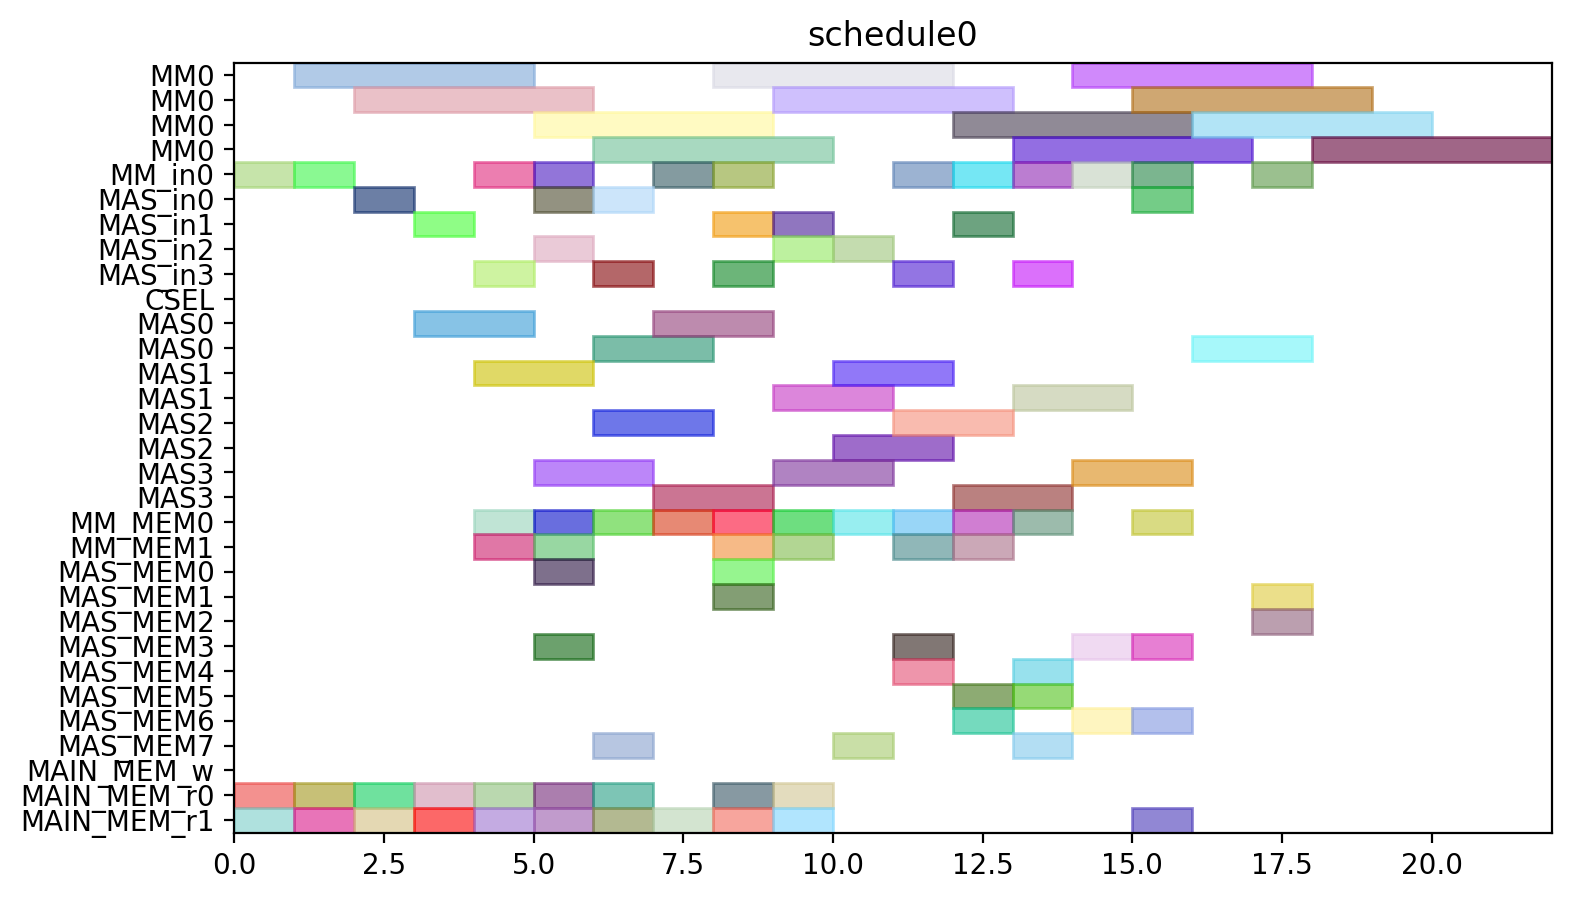

Python code for this plot:
from pyschedule import Scenario, solvers, plotters, alt


def solve():
	horizon = 120
	S = Scenario("schedule0", horizon=horizon)

	# resource
	MM = S.Resources('MM', num=1, size=4)
	MM_in = S.Resources('MM_in', num=1)
	MAS_in = S.Resources('MAS_in', num=4)
	CSEL = S.Resource('CSEL')
	MAS = S.Resources('MAS', num=4, size=2, periods=range(1, horizon))
	MM_MEM = S.Resources('MM_MEM', num=2)
	MAS_MEM = S.Resources('MAS_MEM', num=8)
	MAIN_MEM_w = S.Resource('MAIN_MEM_w', size=1)
	MAIN_MEM_r = S.Resources('MAIN_MEM_r', num=2)

	# result of previous scheduling

	# new tasks
	t0 = S.Task('t0', length=4, delay_cost=1)
	t0 += alt(MM)
	t0_in = S.Task('t0_in', length=1, delay_cost=1)
	t0_in += alt(MM_in)
	S += t0_in*MM_in[0]<=t0*MM[0]
	t0_mem0 = S.Task('t0_mem0', length=1, delay_cost=1)
	t0_mem0 += MAIN_MEM_r[0]
	S += t0_mem0 <= t0

	t0_mem1 = S.Task('t0_mem1', length=1, delay_cost=1)
	t0_mem1 += MAIN_MEM_r[1]
	S += t0_mem1 <= t0

	t1 = S.Task('t1', length=4, delay_cost=1)
	t1 += alt(MM)
	t1_in = S.Task('t1_in', length=1, delay_cost=1)
	t1_in += alt(MM_in)
	S += t1_in*MM_in[0]<=t1*MM[0]
	t1_mem0 = S.Task('t1_mem0', length=1, delay_cost=1)
	t1_mem0 += MAIN_MEM_r[0]
	S += t1_mem0 <= t1

	t1_mem1 = S.Task('t1_mem1', length=1, delay_cost=1)
	t1_mem1 += MAIN_MEM_r[1]
	S += t1_mem1 <= t1

	t2 = S.Task('t2', length=4, delay_cost=1)
	t2 += alt(MM)
	t2_in = S.Task('t2_in', length=1, delay_cost=1)
	t2_in += alt(MM_in)
	S += t2_in*MM_in[0]<=t2*MM[0]
	t2_mem0 = S.Task('t2_mem0', length=1, delay_cost=1)
	t2_mem0 += MAIN_MEM_r[0]
	S += t2_mem0 <= t2

	t2_mem1 = S.Task('t2_mem1', length=1, delay_cost=1)
	t2_mem1 += MAIN_MEM_r[1]
	S += t2_mem1 <= t2

	t3 = S.Task('t3', length=2, delay_cost=1)
	t3 += alt(MAS)
	t3_in = S.Task('t3_in', length=1, delay_cost=1)
	t3_in += alt(MAS_in)
	S += t3_in*MAS_in[0]<=t3*MAS[0]

	S += t3_in*MAS_in[1]<=t3*MAS[1]

	S += t3_in*MAS_in[2]<=t3*MAS[2]

	S += t3_in*MAS_in[3]<=t3*MAS[3]

	t3_mem0 = S.Task('t3_mem0', length=1, delay_cost=1)
	t3_mem0 += MAIN_MEM_r[0]
	S += t3_mem0 <= t3

	t3_mem1 = S.Task('t3_mem1', length=1, delay_cost=1)
	t3_mem1 += MAIN_MEM_r[1]
	S += t3_mem1 <= t3

	t4 = S.Task('t4', length=2, delay_cost=1)
	t4 += alt(MAS)
	t4_in = S.Task('t4_in', length=1, delay_cost=1)
	t4_in += alt(MAS_in)
	S += t4_in*MAS_in[0]<=t4*MAS[0]

	S += t4_in*MAS_in[1]<=t4*MAS[1]

	S += t4_in*MAS_in[2]<=t4*MAS[2]

	S += t4_in*MAS_in[3]<=t4*MAS[3]

	t4_mem0 = S.Task('t4_mem0', length=1, delay_cost=1)
	t4_mem0 += MAIN_MEM_r[0]
	S += t4_mem0 <= t4

	t4_mem1 = S.Task('t4_mem1', length=1, delay_cost=1)
	t4_mem1 += MAIN_MEM_r[1]
	S += t4_mem1 <= t4

	t8 = S.Task('t8', length=2, delay_cost=1)
	t8 += alt(MAS)
	t8_in = S.Task('t8_in', length=1, delay_cost=1)
	t8_in += alt(MAS_in)
	S += t8_in*MAS_in[0]<=t8*MAS[0]

	S += t8_in*MAS_in[1]<=t8*MAS[1]

	S += t8_in*MAS_in[2]<=t8*MAS[2]

	S += t8_in*MAS_in[3]<=t8*MAS[3]

	t8_mem0 = S.Task('t8_mem0', length=1, delay_cost=1)
	t8_mem0 += MAIN_MEM_r[0]
	S += t8_mem0 <= t8

	t8_mem1 = S.Task('t8_mem1', length=1, delay_cost=1)
	t8_mem1 += MAIN_MEM_r[1]
	S += t8_mem1 <= t8

	t9 = S.Task('t9', length=2, delay_cost=1)
	t9 += alt(MAS)
	t9_in = S.Task('t9_in', length=1, delay_cost=1)
	t9_in += alt(MAS_in)
	S += t9_in*MAS_in[0]<=t9*MAS[0]

	S += t9_in*MAS_in[1]<=t9*MAS[1]

	S += t9_in*MAS_in[2]<=t9*MAS[2]

	S += t9_in*MAS_in[3]<=t9*MAS[3]

	t9_mem0 = S.Task('t9_mem0', length=1, delay_cost=1)
	t9_mem0 += MAIN_MEM_r[0]
	S += t9_mem0 <= t9

	t9_mem1 = S.Task('t9_mem1', length=1, delay_cost=1)
	t9_mem1 += MAIN_MEM_r[1]
	S += t9_mem1 <= t9

	t13 = S.Task('t13', length=2, delay_cost=1)
	t13 += alt(MAS)
	t13_in = S.Task('t13_in', length=1, delay_cost=1)
	t13_in += alt(MAS_in)
	S += t13_in*MAS_in[0]<=t13*MAS[0]

	S += t13_in*MAS_in[1]<=t13*MAS[1]

	S += t13_in*MAS_in[2]<=t13*MAS[2]

	S += t13_in*MAS_in[3]<=t13*MAS[3]

	t13_mem0 = S.Task('t13_mem0', length=1, delay_cost=1)
	t13_mem0 += MAIN_MEM_r[0]
	S += t13_mem0 <= t13

	t13_mem1 = S.Task('t13_mem1', length=1, delay_cost=1)
	t13_mem1 += MAIN_MEM_r[1]
	S += t13_mem1 <= t13

	t14 = S.Task('t14', length=2, delay_cost=1)
	t14 += alt(MAS)
	t14_in = S.Task('t14_in', length=1, delay_cost=1)
	t14_in += alt(MAS_in)
	S += t14_in*MAS_in[0]<=t14*MAS[0]

	S += t14_in*MAS_in[1]<=t14*MAS[1]

	S += t14_in*MAS_in[2]<=t14*MAS[2]

	S += t14_in*MAS_in[3]<=t14*MAS[3]

	t14_mem0 = S.Task('t14_mem0', length=1, delay_cost=1)
	t14_mem0 += MAIN_MEM_r[0]
	S += t14_mem0 <= t14

	t14_mem1 = S.Task('t14_mem1', length=1, delay_cost=1)
	t14_mem1 += MAIN_MEM_r[1]
	S += t14_mem1 <= t14

	t5 = S.Task('t5', length=4, delay_cost=1)
	t5 += alt(MM)
	t5_in = S.Task('t5_in', length=1, delay_cost=1)
	t5_in += alt(MM_in)
	S += t5_in*MM_in[0]<=t5*MM[0]
	t5_mem0 = S.Task('t5_mem0', length=1, delay_cost=1)
	t5_mem0 += alt(MAS_MEM)
	S += (t3*MAS[0])-1 < t5_mem0*MAS_MEM[0]
	S += (t3*MAS[1])-1 < t5_mem0*MAS_MEM[2]
	S += (t3*MAS[2])-1 < t5_mem0*MAS_MEM[4]
	S += (t3*MAS[3])-1 < t5_mem0*MAS_MEM[6]
	S += t5_mem0 <= t5

	t5_mem1 = S.Task('t5_mem1', length=1, delay_cost=1)
	t5_mem1 += alt(MAS_MEM)
	S += (t4*MAS[0])-1 < t5_mem1*MAS_MEM[1]
	S += (t4*MAS[1])-1 < t5_mem1*MAS_MEM[3]
	S += (t4*MAS[2])-1 < t5_mem1*MAS_MEM[5]
	S += (t4*MAS[3])-1 < t5_mem1*MAS_MEM[7]
	S += t5_mem1 <= t5

	t6 = S.Task('t6', length=2, delay_cost=1)
	t6 += alt(MAS)
	t6_in = S.Task('t6_in', length=1, delay_cost=1)
	t6_in += alt(MAS_in)
	S += t6_in*MAS_in[0]<=t6*MAS[0]

	S += t6_in*MAS_in[1]<=t6*MAS[1]

	S += t6_in*MAS_in[2]<=t6*MAS[2]

	S += t6_in*MAS_in[3]<=t6*MAS[3]

	t6_mem0 = S.Task('t6_mem0', length=1, delay_cost=1)
	t6_mem0 += alt(MM_MEM)
	S += (t0*MM[0])-1 < t6_mem0*MM_MEM[0]
	S += t6_mem0 <= t6

	t6_mem1 = S.Task('t6_mem1', length=1, delay_cost=1)
	t6_mem1 += alt(MM_MEM)
	S += (t1*MM[0])-1 < t6_mem1*MM_MEM[1]
	S += t6_mem1 <= t6

	t10 = S.Task('t10', length=4, delay_cost=1)
	t10 += alt(MM)
	t10_in = S.Task('t10_in', length=1, delay_cost=1)
	t10_in += alt(MM_in)
	S += t10_in*MM_in[0]<=t10*MM[0]
	t10_mem0 = S.Task('t10_mem0', length=1, delay_cost=1)
	t10_mem0 += alt(MAS_MEM)
	S += (t8*MAS[0])-1 < t10_mem0*MAS_MEM[0]
	S += (t8*MAS[1])-1 < t10_mem0*MAS_MEM[2]
	S += (t8*MAS[2])-1 < t10_mem0*MAS_MEM[4]
	S += (t8*MAS[3])-1 < t10_mem0*MAS_MEM[6]
	S += t10_mem0 <= t10

	t10_mem1 = S.Task('t10_mem1', length=1, delay_cost=1)
	t10_mem1 += alt(MAS_MEM)
	S += (t9*MAS[0])-1 < t10_mem1*MAS_MEM[1]
	S += (t9*MAS[1])-1 < t10_mem1*MAS_MEM[3]
	S += (t9*MAS[2])-1 < t10_mem1*MAS_MEM[5]
	S += (t9*MAS[3])-1 < t10_mem1*MAS_MEM[7]
	S += t10_mem1 <= t10

	t11 = S.Task('t11', length=2, delay_cost=1)
	t11 += alt(MAS)
	t11_in = S.Task('t11_in', length=1, delay_cost=1)
	t11_in += alt(MAS_in)
	S += t11_in*MAS_in[0]<=t11*MAS[0]

	S += t11_in*MAS_in[1]<=t11*MAS[1]

	S += t11_in*MAS_in[2]<=t11*MAS[2]

	S += t11_in*MAS_in[3]<=t11*MAS[3]

	t11_mem0 = S.Task('t11_mem0', length=1, delay_cost=1)
	t11_mem0 += alt(MM_MEM)
	S += (t1*MM[0])-1 < t11_mem0*MM_MEM[0]
	S += t11_mem0 <= t11

	t11_mem1 = S.Task('t11_mem1', length=1, delay_cost=1)
	t11_mem1 += alt(MM_MEM)
	S += (t2*MM[0])-1 < t11_mem1*MM_MEM[1]
	S += t11_mem1 <= t11

	t15 = S.Task('t15', length=4, delay_cost=1)
	t15 += alt(MM)
	t15_in = S.Task('t15_in', length=1, delay_cost=1)
	t15_in += alt(MM_in)
	S += t15_in*MM_in[0]<=t15*MM[0]
	t15_mem0 = S.Task('t15_mem0', length=1, delay_cost=1)
	t15_mem0 += alt(MAS_MEM)
	S += (t13*MAS[0])-1 < t15_mem0*MAS_MEM[0]
	S += (t13*MAS[1])-1 < t15_mem0*MAS_MEM[2]
	S += (t13*MAS[2])-1 < t15_mem0*MAS_MEM[4]
	S += (t13*MAS[3])-1 < t15_mem0*MAS_MEM[6]
	S += t15_mem0 <= t15

	t15_mem1 = S.Task('t15_mem1', length=1, delay_cost=1)
	t15_mem1 += alt(MAS_MEM)
	S += (t14*MAS[0])-1 < t15_mem1*MAS_MEM[1]
	S += (t14*MAS[1])-1 < t15_mem1*MAS_MEM[3]
	S += (t14*MAS[2])-1 < t15_mem1*MAS_MEM[5]
	S += (t14*MAS[3])-1 < t15_mem1*MAS_MEM[7]
	S += t15_mem1 <= t15

	t16 = S.Task('t16', length=2, delay_cost=1)
	t16 += alt(MAS)
	t16_in = S.Task('t16_in', length=1, delay_cost=1)
	t16_in += alt(MAS_in)
	S += t16_in*MAS_in[0]<=t16*MAS[0]

	S += t16_in*MAS_in[1]<=t16*MAS[1]

	S += t16_in*MAS_in[2]<=t16*MAS[2]

	S += t16_in*MAS_in[3]<=t16*MAS[3]

	t16_mem0 = S.Task('t16_mem0', length=1, delay_cost=1)
	t16_mem0 += alt(MM_MEM)
	S += (t0*MM[0])-1 < t16_mem0*MM_MEM[0]
	S += t16_mem0 <= t16

	t16_mem1 = S.Task('t16_mem1', length=1, delay_cost=1)
	t16_mem1 += alt(MM_MEM)
	S += (t2*MM[0])-1 < t16_mem1*MM_MEM[1]
	S += t16_mem1 <= t16

	t18 = S.Task('t18', length=2, delay_cost=1)
	t18 += alt(MAS)
	t18_in = S.Task('t18_in', length=1, delay_cost=1)
	t18_in += alt(MAS_in)
	S += t18_in*MAS_in[0]<=t18*MAS[0]

	S += t18_in*MAS_in[1]<=t18*MAS[1]

	S += t18_in*MAS_in[2]<=t18*MAS[2]

	S += t18_in*MAS_in[3]<=t18*MAS[3]

	t18_mem0 = S.Task('t18_mem0', length=1, delay_cost=1)
	t18_mem0 += alt(MM_MEM)
	S += (t0*MM[0])-1 < t18_mem0*MM_MEM[0]
	S += t18_mem0 <= t18

	t18_mem1 = S.Task('t18_mem1', length=1, delay_cost=1)
	t18_mem1 += alt(MM_MEM)
	S += (t0*MM[0])-1 < t18_mem1*MM_MEM[1]
	S += t18_mem1 <= t18

	t20 = S.Task('t20', length=4, delay_cost=1)
	t20 += alt(MM)
	t20_in = S.Task('t20_in', length=1, delay_cost=1)
	t20_in += alt(MM_in)
	S += t20_in*MM_in[0]<=t20*MM[0]
	t20_mem0 = S.Task('t20_mem0', length=1, delay_cost=1)
	t20_mem0 += alt(MM_MEM)
	S += (t2*MM[0])-1 < t20_mem0*MM_MEM[0]
	S += t20_mem0 <= t20

	t20_mem1 = S.Task('t20_mem1', length=1, delay_cost=1)
	t20_mem1 += MAIN_MEM_r[1]
	S += t20_mem1 <= t20

	t7 = S.Task('t7', length=2, delay_cost=1)
	t7 += alt(MAS)
	t7_in = S.Task('t7_in', length=1, delay_cost=1)
	t7_in += alt(MAS_in)
	S += t7_in*MAS_in[0]<=t7*MAS[0]

	S += t7_in*MAS_in[1]<=t7*MAS[1]

	S += t7_in*MAS_in[2]<=t7*MAS[2]

	S += t7_in*MAS_in[3]<=t7*MAS[3]

	t7_mem0 = S.Task('t7_mem0', length=1, delay_cost=1)
	t7_mem0 += alt(MM_MEM)
	S += (t5*MM[0])-1 < t7_mem0*MM_MEM[0]
	S += t7_mem0 <= t7

	t7_mem1 = S.Task('t7_mem1', length=1, delay_cost=1)
	t7_mem1 += alt(MAS_MEM)
	S += (t6*MAS[0])-1 < t7_mem1*MAS_MEM[1]
	S += (t6*MAS[1])-1 < t7_mem1*MAS_MEM[3]
	S += (t6*MAS[2])-1 < t7_mem1*MAS_MEM[5]
	S += (t6*MAS[3])-1 < t7_mem1*MAS_MEM[7]
	S += t7_mem1 <= t7

	t12 = S.Task('t12', length=2, delay_cost=1)
	t12 += alt(MAS)
	t12_in = S.Task('t12_in', length=1, delay_cost=1)
	t12_in += alt(MAS_in)
	S += t12_in*MAS_in[0]<=t12*MAS[0]

	S += t12_in*MAS_in[1]<=t12*MAS[1]

	S += t12_in*MAS_in[2]<=t12*MAS[2]

	S += t12_in*MAS_in[3]<=t12*MAS[3]

	t12_mem0 = S.Task('t12_mem0', length=1, delay_cost=1)
	t12_mem0 += alt(MM_MEM)
	S += (t10*MM[0])-1 < t12_mem0*MM_MEM[0]
	S += t12_mem0 <= t12

	t12_mem1 = S.Task('t12_mem1', length=1, delay_cost=1)
	t12_mem1 += alt(MAS_MEM)
	S += (t11*MAS[0])-1 < t12_mem1*MAS_MEM[1]
	S += (t11*MAS[1])-1 < t12_mem1*MAS_MEM[3]
	S += (t11*MAS[2])-1 < t12_mem1*MAS_MEM[5]
	S += (t11*MAS[3])-1 < t12_mem1*MAS_MEM[7]
	S += t12_mem1 <= t12

	t17 = S.Task('t17', length=2, delay_cost=1)
	t17 += alt(MAS)
	t17_in = S.Task('t17_in', length=1, delay_cost=1)
	t17_in += alt(MAS_in)
	S += t17_in*MAS_in[0]<=t17*MAS[0]

	S += t17_in*MAS_in[1]<=t17*MAS[1]

	S += t17_in*MAS_in[2]<=t17*MAS[2]

	S += t17_in*MAS_in[3]<=t17*MAS[3]

	t17_mem0 = S.Task('t17_mem0', length=1, delay_cost=1)
	t17_mem0 += alt(MM_MEM)
	S += (t15*MM[0])-1 < t17_mem0*MM_MEM[0]
	S += t17_mem0 <= t17

	t17_mem1 = S.Task('t17_mem1', length=1, delay_cost=1)
	t17_mem1 += alt(MAS_MEM)
	S += (t16*MAS[0])-1 < t17_mem1*MAS_MEM[1]
	S += (t16*MAS[1])-1 < t17_mem1*MAS_MEM[3]
	S += (t16*MAS[2])-1 < t17_mem1*MAS_MEM[5]
	S += (t16*MAS[3])-1 < t17_mem1*MAS_MEM[7]
	S += t17_mem1 <= t17

	t19 = S.Task('t19', length=2, delay_cost=1)
	t19 += alt(MAS)
	t19_in = S.Task('t19_in', length=1, delay_cost=1)
	t19_in += alt(MAS_in)
	S += t19_in*MAS_in[0]<=t19*MAS[0]

	S += t19_in*MAS_in[1]<=t19*MAS[1]

	S += t19_in*MAS_in[2]<=t19*MAS[2]

	S += t19_in*MAS_in[3]<=t19*MAS[3]

	t19_mem0 = S.Task('t19_mem0', length=1, delay_cost=1)
	t19_mem0 += alt(MM_MEM)
	S += (t0*MM[0])-1 < t19_mem0*MM_MEM[0]
	S += t19_mem0 <= t19

	t19_mem1 = S.Task('t19_mem1', length=1, delay_cost=1)
	t19_mem1 += alt(MAS_MEM)
	S += (t18*MAS[0])-1 < t19_mem1*MAS_MEM[1]
	S += (t18*MAS[1])-1 < t19_mem1*MAS_MEM[3]
	S += (t18*MAS[2])-1 < t19_mem1*MAS_MEM[5]
	S += (t18*MAS[3])-1 < t19_mem1*MAS_MEM[7]
	S += t19_mem1 <= t19

	t21 = S.Task('t21', length=2, delay_cost=1)
	t21 += alt(MAS)
	t21_in = S.Task('t21_in', length=1, delay_cost=1)
	t21_in += alt(MAS_in)
	S += t21_in*MAS_in[0]<=t21*MAS[0]

	S += t21_in*MAS_in[1]<=t21*MAS[1]

	S += t21_in*MAS_in[2]<=t21*MAS[2]

	S += t21_in*MAS_in[3]<=t21*MAS[3]

	t21_mem0 = S.Task('t21_mem0', length=1, delay_cost=1)
	t21_mem0 += alt(MM_MEM)
	S += (t1*MM[0])-1 < t21_mem0*MM_MEM[0]
	S += t21_mem0 <= t21

	t21_mem1 = S.Task('t21_mem1', length=1, delay_cost=1)
	t21_mem1 += alt(MM_MEM)
	S += (t20*MM[0])-1 < t21_mem1*MM_MEM[1]
	S += t21_mem1 <= t21

	t22 = S.Task('t22', length=2, delay_cost=1)
	t22 += alt(MAS)
	t22_in = S.Task('t22_in', length=1, delay_cost=1)
	t22_in += alt(MAS_in)
	S += t22_in*MAS_in[0]<=t22*MAS[0]

	S += t22_in*MAS_in[1]<=t22*MAS[1]

	S += t22_in*MAS_in[2]<=t22*MAS[2]

	S += t22_in*MAS_in[3]<=t22*MAS[3]

	t22_mem0 = S.Task('t22_mem0', length=1, delay_cost=1)
	t22_mem0 += alt(MM_MEM)
	S += (t1*MM[0])-1 < t22_mem0*MM_MEM[0]
	S += t22_mem0 <= t22

	t22_mem1 = S.Task('t22_mem1', length=1, delay_cost=1)
	t22_mem1 += alt(MM_MEM)
	S += (t20*MM[0])-1 < t22_mem1*MM_MEM[1]
	S += t22_mem1 <= t22

	t23 = S.Task('t23', length=4, delay_cost=1)
	t23 += alt(MM)
	t23_in = S.Task('t23_in', length=1, delay_cost=1)
	t23_in += alt(MM_in)
	S += t23_in*MM_in[0]<=t23*MM[0]
	t23_mem0 = S.Task('t23_mem0', length=1, delay_cost=1)
	t23_mem0 += alt(MAS_MEM)
	S += (t17*MAS[0])-1 < t23_mem0*MAS_MEM[0]
	S += (t17*MAS[1])-1 < t23_mem0*MAS_MEM[2]
	S += (t17*MAS[2])-1 < t23_mem0*MAS_MEM[4]
	S += (t17*MAS[3])-1 < t23_mem0*MAS_MEM[6]
	S += t23_mem0 <= t23

	t23_mem1 = S.Task('t23_mem1', length=1, delay_cost=1)
	t23_mem1 += MAIN_MEM_r[1]
	S += t23_mem1 <= t23

	t25 = S.Task('t25', length=4, delay_cost=1)
	t25 += alt(MM)
	t25_in = S.Task('t25_in', length=1, delay_cost=1)
	t25_in += alt(MM_in)
	S += t25_in*MM_in[0]<=t25*MM[0]
	t25_mem0 = S.Task('t25_mem0', length=1, delay_cost=1)
	t25_mem0 += alt(MAS_MEM)
	S += (t7*MAS[0])-1 < t25_mem0*MAS_MEM[0]
	S += (t7*MAS[1])-1 < t25_mem0*MAS_MEM[2]
	S += (t7*MAS[2])-1 < t25_mem0*MAS_MEM[4]
	S += (t7*MAS[3])-1 < t25_mem0*MAS_MEM[6]
	S += t25_mem0 <= t25

	t25_mem1 = S.Task('t25_mem1', length=1, delay_cost=1)
	t25_mem1 += alt(MAS_MEM)
	S += (t22*MAS[0])-1 < t25_mem1*MAS_MEM[1]
	S += (t22*MAS[1])-1 < t25_mem1*MAS_MEM[3]
	S += (t22*MAS[2])-1 < t25_mem1*MAS_MEM[5]
	S += (t22*MAS[3])-1 < t25_mem1*MAS_MEM[7]
	S += t25_mem1 <= t25

	t27 = S.Task('t27', length=4, delay_cost=1)
	t27 += alt(MM)
	t27_in = S.Task('t27_in', length=1, delay_cost=1)
	t27_in += alt(MM_in)
	S += t27_in*MM_in[0]<=t27*MM[0]
	t27_mem0 = S.Task('t27_mem0', length=1, delay_cost=1)
	t27_mem0 += alt(MAS_MEM)
	S += (t22*MAS[0])-1 < t27_mem0*MAS_MEM[0]
	S += (t22*MAS[1])-1 < t27_mem0*MAS_MEM[2]
	S += (t22*MAS[2])-1 < t27_mem0*MAS_MEM[4]
	S += (t22*MAS[3])-1 < t27_mem0*MAS_MEM[6]
	S += t27_mem0 <= t27

	t27_mem1 = S.Task('t27_mem1', length=1, delay_cost=1)
	t27_mem1 += alt(MAS_MEM)
	S += (t21*MAS[0])-1 < t27_mem1*MAS_MEM[1]
	S += (t21*MAS[1])-1 < t27_mem1*MAS_MEM[3]
	S += (t21*MAS[2])-1 < t27_mem1*MAS_MEM[5]
	S += (t21*MAS[3])-1 < t27_mem1*MAS_MEM[7]
	S += t27_mem1 <= t27

	t28 = S.Task('t28', length=4, delay_cost=1)
	t28 += alt(MM)
	t28_in = S.Task('t28_in', length=1, delay_cost=1)
	t28_in += alt(MM_in)
	S += t28_in*MM_in[0]<=t28*MM[0]
	t28_mem0 = S.Task('t28_mem0', length=1, delay_cost=1)
	t28_mem0 += alt(MAS_MEM)
	S += (t19*MAS[0])-1 < t28_mem0*MAS_MEM[0]
	S += (t19*MAS[1])-1 < t28_mem0*MAS_MEM[2]
	S += (t19*MAS[2])-1 < t28_mem0*MAS_MEM[4]
	S += (t19*MAS[3])-1 < t28_mem0*MAS_MEM[6]
	S += t28_mem0 <= t28

	t28_mem1 = S.Task('t28_mem1', length=1, delay_cost=1)
	t28_mem1 += alt(MAS_MEM)
	S += (t7*MAS[0])-1 < t28_mem1*MAS_MEM[1]
	S += (t7*MAS[1])-1 < t28_mem1*MAS_MEM[3]
	S += (t7*MAS[2])-1 < t28_mem1*MAS_MEM[5]
	S += (t7*MAS[3])-1 < t28_mem1*MAS_MEM[7]
	S += t28_mem1 <= t28

	t29 = S.Task('t29', length=4, delay_cost=1)
	t29 += alt(MM)
	t29_in = S.Task('t29_in', length=1, delay_cost=1)
	t29_in += alt(MM_in)
	S += t29_in*MM_in[0]<=t29*MM[0]
	t29_mem0 = S.Task('t29_mem0', length=1, delay_cost=1)
	t29_mem0 += alt(MAS_MEM)
	S += (t21*MAS[0])-1 < t29_mem0*MAS_MEM[0]
	S += (t21*MAS[1])-1 < t29_mem0*MAS_MEM[2]
	S += (t21*MAS[2])-1 < t29_mem0*MAS_MEM[4]
	S += (t21*MAS[3])-1 < t29_mem0*MAS_MEM[6]
	S += t29_mem0 <= t29

	t29_mem1 = S.Task('t29_mem1', length=1, delay_cost=1)
	t29_mem1 += alt(MAS_MEM)
	S += (t12*MAS[0])-1 < t29_mem1*MAS_MEM[1]
	S += (t12*MAS[1])-1 < t29_mem1*MAS_MEM[3]
	S += (t12*MAS[2])-1 < t29_mem1*MAS_MEM[5]
	S += (t12*MAS[3])-1 < t29_mem1*MAS_MEM[7]
	S += t29_mem1 <= t29

	solvers.mip.solve(S,msg=1,kind='CPLEX',ratio_gap=1.01)

	solution = [['hoge']*len(S.solution()[1]) for i in range(len(S.solution()))]
	for i in range(len(S.solution())):
		for j in range(len(S.solution()[i])):
			solution[i][j]=str(S.solution()[i][j])
	print(solution)

	cycles = int(solution[-1][3])

	pic_file_name = "/home/mfukuda/ABE/multiRAM_multiMAS_16mux/scheduling_result/stage4MM1_stage2MAS4/EP_ADD_A_0/schedule0.png"
	if(S.solution() != []):
		plotters.matplotlib.plot(S,img_filename=pic_file_name, show_task_labels=False, fig_size=(cycles*0.25+3, 5))

	return solution
